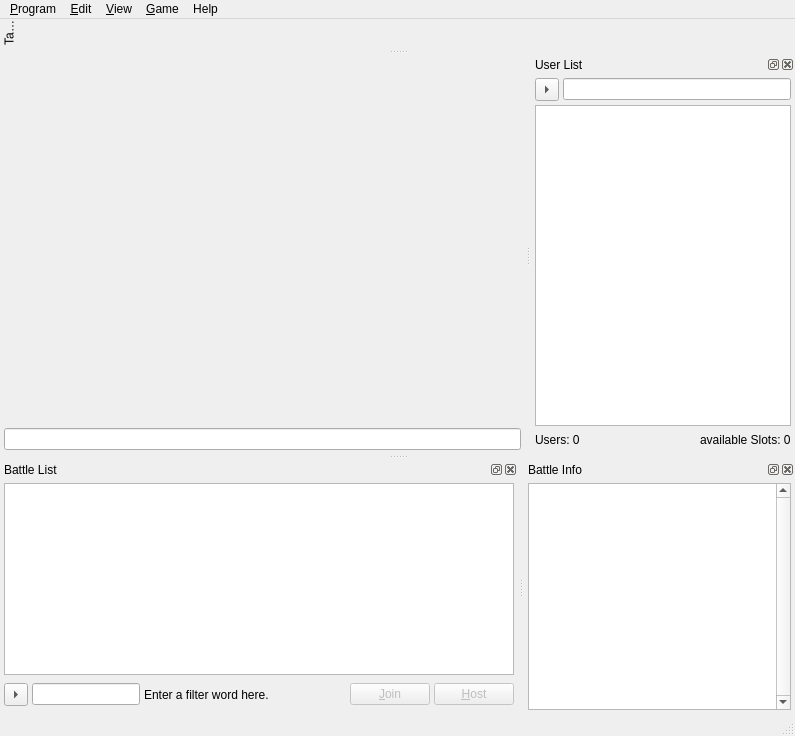
<?xml version="1.0" encoding="UTF-8"?>
<ui version="4.0">
 <author>Mirko Windhoff</author>
 <class>MainWindow</class>
 <widget class="QMainWindow" name="MainWindow">
  <property name="geometry">
   <rect>
    <x>0</x>
    <y>0</y>
    <width>795</width>
    <height>736</height>
   </rect>
  </property>
  <property name="windowTitle">
   <string>QtLobby</string>
  </property>
  <property name="dockOptions">
   <set>QMainWindow::AllowNestedDocks|QMainWindow::AnimatedDocks</set>
  </property>
  <widget class="QWidget" name="centralwidget">
   <layout class="QGridLayout" name="gridLayout_2">
    <item row="1" column="0">
     <widget class="InputLine" name="inputLineEdit"/>
    </item>
    <item row="0" column="0">
     <widget class="QStackedWidget" name="lobbyStackedWidget">
      <property name="contextMenuPolicy">
       <enum>Qt::CustomContextMenu</enum>
      </property>
      <widget class="QWidget" name="lobbyStackedWidgetPage6"/>
     </widget>
    </item>
   </layout>
  </widget>
  <widget class="QMenuBar" name="menubar">
   <property name="geometry">
    <rect>
     <x>0</x>
     <y>0</y>
     <width>795</width>
     <height>26</height>
    </rect>
   </property>
   <widget class="QMenu" name="menu_Program">
    <property name="title">
     <string>&amp;Program</string>
    </property>
    <addaction name="action_Connect"/>
    <addaction name="action_Disconnect"/>
    <addaction name="separator"/>
    <addaction name="action_Exit"/>
   </widget>
   <widget class="QMenu" name="menu_Help">
    <property name="title">
     <string>Help</string>
    </property>
    <addaction name="separator"/>
    <addaction name="action_About"/>
    <addaction name="actionHelp"/>
   </widget>
   <widget class="QMenu" name="menu_Tools">
    <property name="title">
     <string>&amp;Edit</string>
    </property>
    <addaction name="actionReload_maps_and_mods"/>
    <addaction name="separator"/>
    <addaction name="actionPreferences"/>
    <addaction name="actionStylesheet"/>
    <addaction name="actionScripting"/>
   </widget>
   <widget class="QMenu" name="menu_View">
    <property name="title">
     <string>&amp;View</string>
    </property>
    <addaction name="action_Battle_list"/>
    <addaction name="actionBattle_Info"/>
    <addaction name="action_User_list"/>
    <addaction name="actionMap_list"/>
    <addaction name="actionGroups"/>
    <addaction name="actionDownloads"/>
   </widget>
   <widget class="QMenu" name="menu_Game">
    <property name="title">
     <string>&amp;Game</string>
    </property>
    <addaction name="actionStart_Spring"/>
    <addaction name="action_Spring_Settings"/>
    <addaction name="action_Host_a_Battle"/>
   </widget>
   <addaction name="menu_Program"/>
   <addaction name="menu_Tools"/>
   <addaction name="menu_View"/>
   <addaction name="menu_Game"/>
   <addaction name="menu_Help"/>
  </widget>
  <widget class="QStatusBar" name="statusbar"/>
  <widget class="QDockWidget" name="userListDockWidget">
   <property name="font">
    <font>
     <weight>50</weight>
     <bold>false</bold>
    </font>
   </property>
   <property name="focusPolicy">
    <enum>Qt::TabFocus</enum>
   </property>
   <property name="floating">
    <bool>false</bool>
   </property>
   <property name="features">
    <set>QDockWidget::AllDockWidgetFeatures</set>
   </property>
   <property name="allowedAreas">
    <set>Qt::AllDockWidgetAreas</set>
   </property>
   <property name="windowTitle">
    <string>User List</string>
   </property>
   <attribute name="dockWidgetArea">
    <number>2</number>
   </attribute>
   <widget class="QWidget" name="dockWidgetContents">
    <layout class="QGridLayout" name="gridLayout">
     <item row="0" column="0">
      <layout class="QVBoxLayout" name="verticalLayout">
       <item>
        <layout class="QGridLayout">
         <item row="0" column="0">
          <widget class="QToolButton" name="userListClearLineEditButton">
           <property name="toolTip">
            <string>Clear the userlistfilter string</string>
           </property>
           <property name="text">
            <string>...</string>
           </property>
           <property name="arrowType">
            <enum>Qt::RightArrow</enum>
           </property>
          </widget>
         </item>
         <item row="0" column="1">
          <widget class="QLineEdit" name="userListLineEdit">
           <property name="toolTip">
            <string>This userlist filter string is used to match playernames</string>
           </property>
          </widget>
         </item>
        </layout>
       </item>
       <item>
        <widget class="Users" name="users">
         <property name="enabled">
          <bool>true</bool>
         </property>
         <property name="contextMenuPolicy">
          <enum>Qt::CustomContextMenu</enum>
         </property>
         <property name="verticalScrollBarPolicy">
          <enum>Qt::ScrollBarAsNeeded</enum>
         </property>
         <property name="alternatingRowColors">
          <bool>true</bool>
         </property>
         <property name="textElideMode">
          <enum>Qt::ElideNone</enum>
         </property>
         <property name="indentation">
          <number>0</number>
         </property>
         <property name="rootIsDecorated">
          <bool>false</bool>
         </property>
         <property name="itemsExpandable">
          <bool>false</bool>
         </property>
         <property name="sortingEnabled">
          <bool>true</bool>
         </property>
         <property name="expandsOnDoubleClick">
          <bool>false</bool>
         </property>
         <attribute name="headerStretchLastSection">
          <bool>true</bool>
         </attribute>
        </widget>
       </item>
       <item>
        <layout class="QHBoxLayout" name="horizontalLayout">
         <item>
          <widget class="QLabel" name="usersInCurrentChannel">
           <property name="toolTip">
            <string># Users</string>
           </property>
           <property name="text">
            <string>Users: 0</string>
           </property>
          </widget>
         </item>
         <item>
          <spacer name="horizontalSpacer_2">
           <property name="orientation">
            <enum>Qt::Horizontal</enum>
           </property>
           <property name="sizeHint" stdset="0">
            <size>
             <width>40</width>
             <height>20</height>
            </size>
           </property>
          </spacer>
         </item>
         <item>
          <widget class="QLabel" name="availableSlots">
           <property name="toolTip">
            <string># Users</string>
           </property>
           <property name="text">
            <string>available Slots: 0</string>
           </property>
          </widget>
         </item>
        </layout>
       </item>
      </layout>
     </item>
    </layout>
   </widget>
  </widget>
  <widget class="QDockWidget" name="battleListDockWidget">
   <property name="allowedAreas">
    <set>Qt::AllDockWidgetAreas</set>
   </property>
   <property name="windowTitle">
    <string>Battle List</string>
   </property>
   <attribute name="dockWidgetArea">
    <number>8</number>
   </attribute>
   <widget class="QWidget" name="dockWidgetContents_3">
    <layout class="QGridLayout" name="gridLayout_4">
     <item row="0" column="0" colspan="6">
      <widget class="Battles" name="battles">
       <property name="contextMenuPolicy">
        <enum>Qt::CustomContextMenu</enum>
       </property>
       <property name="alternatingRowColors">
        <bool>true</bool>
       </property>
       <property name="indentation">
        <number>0</number>
       </property>
       <property name="rootIsDecorated">
        <bool>false</bool>
       </property>
       <property name="itemsExpandable">
        <bool>false</bool>
       </property>
       <property name="sortingEnabled">
        <bool>true</bool>
       </property>
       <property name="expandsOnDoubleClick">
        <bool>false</bool>
       </property>
      </widget>
     </item>
     <item row="1" column="0">
      <widget class="QToolButton" name="battleListClearLineEditButton">
       <property name="toolTip">
        <string>Clear the battlefilter string</string>
       </property>
       <property name="text">
        <string>...</string>
       </property>
       <property name="arrowType">
        <enum>Qt::RightArrow</enum>
       </property>
      </widget>
     </item>
     <item row="1" column="1">
      <widget class="QLineEdit" name="battleListLineEdit">
       <property name="toolTip">
        <string>This filter string is used to match battlenames</string>
       </property>
      </widget>
     </item>
     <item row="1" column="2">
      <widget class="QLabel" name="label_4">
       <property name="text">
        <string>Enter a filter word here.</string>
       </property>
      </widget>
     </item>
     <item row="1" column="3">
      <spacer>
       <property name="orientation">
        <enum>Qt::Horizontal</enum>
       </property>
       <property name="sizeHint" stdset="0">
        <size>
         <width>61</width>
         <height>31</height>
        </size>
       </property>
      </spacer>
     </item>
     <item row="1" column="5">
      <widget class="QPushButton" name="hostPushButton">
       <property name="enabled">
        <bool>false</bool>
       </property>
       <property name="text">
        <string>&amp;Host</string>
       </property>
      </widget>
     </item>
     <item row="1" column="4">
      <widget class="QPushButton" name="joinPushButton">
       <property name="enabled">
        <bool>false</bool>
       </property>
       <property name="text">
        <string>&amp;Join</string>
       </property>
      </widget>
     </item>
    </layout>
   </widget>
  </widget>
  <widget class="QDockWidget" name="battleInfoDockWidget">
   <property name="allowedAreas">
    <set>Qt::AllDockWidgetAreas</set>
   </property>
   <property name="windowTitle">
    <string>Battle Info</string>
   </property>
   <attribute name="dockWidgetArea">
    <number>8</number>
   </attribute>
   <widget class="QWidget" name="dockWidgetContents_4">
    <layout class="QGridLayout" name="gridLayout_3">
     <item row="0" column="0">
      <widget class="UsersTreeView" name="battleInfoTreeView">
       <property name="contextMenuPolicy">
        <enum>Qt::CustomContextMenu</enum>
       </property>
       <property name="verticalScrollBarPolicy">
        <enum>Qt::ScrollBarAlwaysOn</enum>
       </property>
       <property name="alternatingRowColors">
        <bool>true</bool>
       </property>
       <property name="indentation">
        <number>0</number>
       </property>
       <property name="rootIsDecorated">
        <bool>false</bool>
       </property>
      </widget>
     </item>
    </layout>
   </widget>
  </widget>
  <widget class="QDockWidget" name="tabsDockWidget">
   <property name="sizePolicy">
    <sizepolicy hsizetype="Minimum" vsizetype="Minimum">
     <horstretch>0</horstretch>
     <verstretch>0</verstretch>
    </sizepolicy>
   </property>
   <property name="features">
    <set>QDockWidget::DockWidgetVerticalTitleBar</set>
   </property>
   <property name="allowedAreas">
    <set>Qt::TopDockWidgetArea</set>
   </property>
   <property name="windowTitle">
    <string>Tabs</string>
   </property>
   <attribute name="dockWidgetArea">
    <number>4</number>
   </attribute>
   <widget class="QWidget" name="dockWidgetContents_2">
    <layout class="QGridLayout" name="gridLayout_5">
     <item row="0" column="0">
      <widget class="ToolBarWidget" name="toolBarWidget" native="true"/>
     </item>
     <item row="0" column="1">
      <spacer name="horizontalSpacer">
       <property name="orientation">
        <enum>Qt::Horizontal</enum>
       </property>
       <property name="sizeHint" stdset="0">
        <size>
         <width>744</width>
         <height>20</height>
        </size>
       </property>
      </spacer>
     </item>
     <item row="1" column="0" colspan="2">
      <spacer name="verticalSpacer">
       <property name="orientation">
        <enum>Qt::Vertical</enum>
       </property>
       <property name="sizeHint" stdset="0">
        <size>
         <width>748</width>
         <height>2</height>
        </size>
       </property>
      </spacer>
     </item>
    </layout>
   </widget>
  </widget>
  <action name="action_Exit">
   <property name="icon">
    <iconset>
     <normaloff>:/icons/Exit.png</normaloff>:/icons/Exit.png</iconset>
   </property>
   <property name="text">
    <string>&amp;Exit</string>
   </property>
   <property name="shortcut">
    <string notr="true">Ctrl+Q</string>
   </property>
  </action>
  <action name="action_Connect">
   <property name="icon">
    <iconset>
     <normaloff>:/icons/Connect_creating.png</normaloff>:/icons/Connect_creating.png</iconset>
   </property>
   <property name="text">
    <string>&amp;Login</string>
   </property>
   <property name="shortcut">
    <string notr="true">Ctrl+L</string>
   </property>
  </action>
  <action name="action_About">
   <property name="text">
    <string>&amp;About</string>
   </property>
   <property name="shortcut">
    <string>F1</string>
   </property>
   <property name="menuRole">
    <enum>QAction::AboutRole</enum>
   </property>
  </action>
  <action name="actionReload_maps_and_mods">
   <property name="text">
    <string>&amp;Reload maps and mods</string>
   </property>
   <property name="shortcut">
    <string>Ctrl+R</string>
   </property>
  </action>
  <action name="action_Disconnect">
   <property name="icon">
    <iconset>
     <normaloff>:/icons/Connect_no.png</normaloff>:/icons/Connect_no.png</iconset>
   </property>
   <property name="text">
    <string>Logou&amp;t</string>
   </property>
  </action>
  <action name="action_Battle_list">
   <property name="checkable">
    <bool>true</bool>
   </property>
   <property name="checked">
    <bool>true</bool>
   </property>
   <property name="icon">
    <iconset>
     <normaloff>:/icons/battle_list.xpm</normaloff>:/icons/battle_list.xpm</iconset>
   </property>
   <property name="text">
    <string>&amp;Battle list</string>
   </property>
   <property name="shortcut">
    <string notr="true">Ctrl+B</string>
   </property>
  </action>
  <action name="action_User_list">
   <property name="checkable">
    <bool>true</bool>
   </property>
   <property name="checked">
    <bool>true</bool>
   </property>
   <property name="icon">
    <iconset>
     <normaloff>:/icons/userlist.png</normaloff>:/icons/userlist.png</iconset>
   </property>
   <property name="text">
    <string>&amp;User list</string>
   </property>
   <property name="shortcut">
    <string notr="true">Ctrl+U</string>
   </property>
  </action>
  <action name="actionHelp">
   <property name="enabled">
    <bool>false</bool>
   </property>
   <property name="text">
    <string>Help</string>
   </property>
  </action>
  <action name="action_Join">
   <property name="enabled">
    <bool>false</bool>
   </property>
   <property name="text">
    <string>&amp;Join</string>
   </property>
  </action>
  <action name="actionLeave">
   <property name="icon">
    <iconset>
     <normaloff>:/icons/closetab.png</normaloff>:/icons/closetab.png</iconset>
   </property>
   <property name="text">
    <string>Leave</string>
   </property>
   <property name="shortcut">
    <string>Ctrl+W</string>
   </property>
  </action>
  <action name="actionStart_Spring">
   <property name="text">
    <string>Try to &amp;reconnect</string>
   </property>
  </action>
  <action name="actionPreferences">
   <property name="text">
    <string>&amp;Preferences</string>
   </property>
   <property name="shortcut">
    <string notr="true">Ctrl+P</string>
   </property>
  </action>
  <action name="action_Spring_Settings">
   <property name="text">
    <string>Spring Settin&amp;gs</string>
   </property>
   <property name="shortcut">
    <string notr="true">Ctrl+Shift+S</string>
   </property>
  </action>
  <action name="actionMap_list">
   <property name="enabled">
    <bool>false</bool>
   </property>
   <property name="text">
    <string>Map list</string>
   </property>
   <property name="visible">
    <bool>false</bool>
   </property>
  </action>
  <action name="actionStylesheet">
   <property name="text">
    <string>&amp;Stylesheet</string>
   </property>
  </action>
  <action name="actionGroups">
   <property name="text">
    <string>&amp;Groups</string>
   </property>
   <property name="shortcut">
    <string notr="true">Ctrl+G</string>
   </property>
  </action>
  <action name="actionScripting">
   <property name="text">
    <string>S&amp;cripting</string>
   </property>
  </action>
  <action name="actionBattle_Info">
   <property name="checkable">
    <bool>true</bool>
   </property>
   <property name="checked">
    <bool>true</bool>
   </property>
   <property name="icon">
    <iconset>
     <normaloff>:/icons/rank6.xpm</normaloff>:/icons/rank6.xpm</iconset>
   </property>
   <property name="text">
    <string>Battle &amp;Info</string>
   </property>
   <property name="shortcut">
    <string notr="true">Ctrl+I</string>
   </property>
  </action>
  <action name="actionDownloads">
   <property name="checkable">
    <bool>false</bool>
   </property>
   <property name="enabled">
    <bool>true</bool>
   </property>
   <property name="icon">
    <iconset>
     <normaloff>:/icons/download_map.xpm</normaloff>:/icons/download_map.xpm</iconset>
   </property>
   <property name="text">
    <string>&amp;Downloads</string>
   </property>
   <property name="shortcut">
    <string notr="true">Ctrl+D</string>
   </property>
  </action>
  <action name="action_Host_a_Battle">
   <property name="text">
    <string>&amp;Host a Battle</string>
   </property>
   <property name="shortcut">
    <string notr="true">Ctrl+H</string>
   </property>
  </action>
 </widget>
 <layoutdefault spacing="4" margin="4"/>
 <customwidgets>
  <customwidget>
   <class>InputLine</class>
   <extends>QLineEdit</extends>
   <header>InputLine.h</header>
   <slots>
    <slot>onTabChanged(int)</slot>
   </slots>
  </customwidget>
  <customwidget>
   <class>Users</class>
   <extends>QTreeView</extends>
   <header>Users.h</header>
  </customwidget>
  <customwidget>
   <class>Battles</class>
   <extends>QTreeView</extends>
   <header>Battles.h</header>
  </customwidget>
  <customwidget>
   <class>UsersTreeView</class>
   <extends>QTreeView</extends>
   <header>UsersTreeView.h</header>
  </customwidget>
  <customwidget>
   <class>ToolBarWidget</class>
   <extends>QWidget</extends>
   <header>ToolBarWidget.h</header>
   <container>1</container>
  </customwidget>
 </customwidgets>
 <resources/>
 <connections>
  <connection>
   <sender>action_Exit</sender>
   <signal>triggered()</signal>
   <receiver>MainWindow</receiver>
   <slot>close()</slot>
   <hints>
    <hint type="sourcelabel">
     <x>-1</x>
     <y>-1</y>
    </hint>
    <hint type="destinationlabel">
     <x>467</x>
     <y>317</y>
    </hint>
   </hints>
  </connection>
  <connection>
   <sender>userListClearLineEditButton</sender>
   <signal>clicked()</signal>
   <receiver>userListLineEdit</receiver>
   <slot>clear()</slot>
   <hints>
    <hint type="sourcelabel">
     <x>732</x>
     <y>83</y>
    </hint>
    <hint type="destinationlabel">
     <x>864</x>
     <y>79</y>
    </hint>
   </hints>
  </connection>
  <connection>
   <sender>battleListClearLineEditButton</sender>
   <signal>clicked()</signal>
   <receiver>battleListLineEdit</receiver>
   <slot>clear()</slot>
   <hints>
    <hint type="sourcelabel">
     <x>31</x>
     <y>675</y>
    </hint>
    <hint type="destinationlabel">
     <x>140</x>
     <y>674</y>
    </hint>
   </hints>
  </connection>
  <connection>
   <sender>actionStylesheet</sender>
   <signal>triggered()</signal>
   <receiver>MainWindow</receiver>
   <slot>showStylesheetEditor()</slot>
   <hints>
    <hint type="sourcelabel">
     <x>-1</x>
     <y>-1</y>
    </hint>
    <hint type="destinationlabel">
     <x>485</x>
     <y>355</y>
    </hint>
   </hints>
  </connection>
  <connection>
   <sender>action_Battle_list</sender>
   <signal>toggled(bool)</signal>
   <receiver>battleListDockWidget</receiver>
   <slot>setVisible(bool)</slot>
   <hints>
    <hint type="sourcelabel">
     <x>-1</x>
     <y>-1</y>
    </hint>
    <hint type="destinationlabel">
     <x>426</x>
     <y>602</y>
    </hint>
   </hints>
  </connection>
  <connection>
   <sender>actionBattle_Info</sender>
   <signal>triggered(bool)</signal>
   <receiver>battleInfoDockWidget</receiver>
   <slot>setVisible(bool)</slot>
   <hints>
    <hint type="sourcelabel">
     <x>-1</x>
     <y>-1</y>
    </hint>
    <hint type="destinationlabel">
     <x>854</x>
     <y>573</y>
    </hint>
   </hints>
  </connection>
  <connection>
   <sender>battleListDockWidget</sender>
   <signal>visibilityChanged(bool)</signal>
   <receiver>action_Battle_list</receiver>
   <slot>setChecked(bool)</slot>
   <hints>
    <hint type="sourcelabel">
     <x>366</x>
     <y>573</y>
    </hint>
    <hint type="destinationlabel">
     <x>-1</x>
     <y>-1</y>
    </hint>
   </hints>
  </connection>
  <connection>
   <sender>action_User_list</sender>
   <signal>toggled(bool)</signal>
   <receiver>userListDockWidget</receiver>
   <slot>setVisible(bool)</slot>
   <hints>
    <hint type="sourcelabel">
     <x>-1</x>
     <y>-1</y>
    </hint>
    <hint type="destinationlabel">
     <x>833</x>
     <y>240</y>
    </hint>
   </hints>
  </connection>
  <connection>
   <sender>userListDockWidget</sender>
   <signal>visibilityChanged(bool)</signal>
   <receiver>action_User_list</receiver>
   <slot>setChecked(bool)</slot>
   <hints>
    <hint type="sourcelabel">
     <x>833</x>
     <y>240</y>
    </hint>
    <hint type="destinationlabel">
     <x>-1</x>
     <y>-1</y>
    </hint>
   </hints>
  </connection>
  <connection>
   <sender>actionGroups</sender>
   <signal>triggered()</signal>
   <receiver>MainWindow</receiver>
   <slot>showGroupsDialog()</slot>
   <hints>
    <hint type="sourcelabel">
     <x>-1</x>
     <y>-1</y>
    </hint>
    <hint type="destinationlabel">
     <x>485</x>
     <y>355</y>
    </hint>
   </hints>
  </connection>
  <connection>
   <sender>battleInfoDockWidget</sender>
   <signal>visibilityChanged(bool)</signal>
   <receiver>actionBattle_Info</receiver>
   <slot>setChecked(bool)</slot>
   <hints>
    <hint type="sourcelabel">
     <x>651</x>
     <y>582</y>
    </hint>
    <hint type="destinationlabel">
     <x>-1</x>
     <y>-1</y>
    </hint>
   </hints>
  </connection>
 </connections>
 <designerdata>
  <property name="gridDeltaX">
   <number>10</number>
  </property>
  <property name="gridDeltaY">
   <number>10</number>
  </property>
  <property name="gridSnapX">
   <bool>true</bool>
  </property>
  <property name="gridSnapY">
   <bool>true</bool>
  </property>
  <property name="gridVisible">
   <bool>true</bool>
  </property>
 </designerdata>
 <slots>
  <slot>showStylesheetEditor()</slot>
  <slot>showGroupsDialog()</slot>
 </slots>
</ui>
